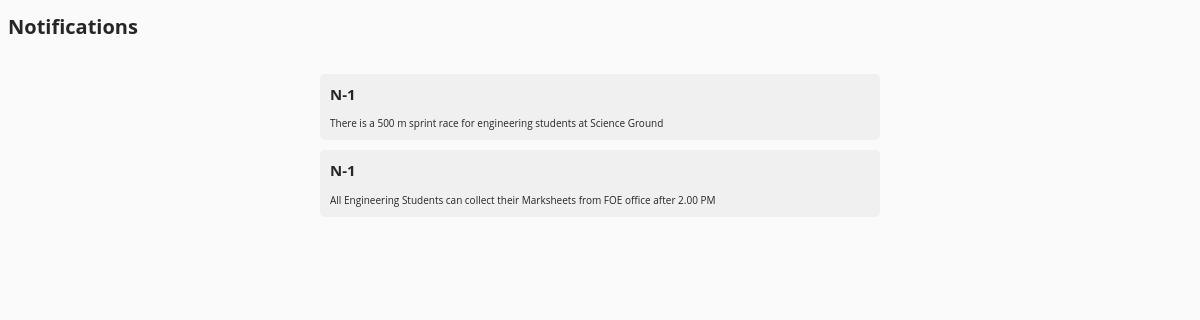
Page /notifications/notifs/ (signed in) on the committed database.
### notification/models.py (models this page shows)
class Notif(models.Model):
    text = models.CharField(max_length=100, blank=True)
    FACULTY_CHOICES = [
        ('Engineering', 'Faculty of Engineering'),
        ('Science', 'Faculty of Science'),
        ('Arts', 'Faculty of Arts'),
        ('Arch', 'Faculty of Architecture'),
        ('Comm', 'Faculty of Commerce'),
        ('Ayush', 'Faculty of Integrated Alternative Medicine (AYUSH)'),
        ('SocialS', 'Faculty of Social Science'),
        ('Edu', 'Faculty of Education'),
        ('TC', 'Technical College'),
    ]
    faculty_m = models.CharField(max_length=100, choices=FACULTY_CHOICES, null=True, blank=True)
    date_added = models.DateTimeField(auto_now_add=True)  # Add this line

### notification/views.py (the view)
# urls.py: path('notifs/', views.notif, name='notifs'),
def notif(request):
    faculty = request.user.profile.faculty
    notifs = Notif.objects.filter(faculty_m=faculty)
    return render(request, 'notifications/notif.html', {'notifs':notifs})

### templates/notifications/notif.html (shortened to what this page needs)
<!DOCTYPE html>
<html lang="en">
<head>
  <link rel="stylesheet" href="styles.css">
</head>
<body>
    <h1>Notifications</h1>
  <div class="notification-section">
    {% for n in notifs %}
    <div class="notification">
      <h2>N-1</h2>
      <p>{{ n.text }}</p>
    </div>
    {% endfor %}
  </div>
</body>
</html>

### static/assets3/css/styles.css (style rules this page uses)
:root { font-size: 10px; }
*, *::before, *::after { box-sizing: border-box; }
body { font-family: "Open Sans", Arial, sans-serif; min-height: 100vh; background-color: #fafafa; color: #262626; padding-bottom: 3rem; }

### templates/notifications/notif.html (style rules this page uses)
.notification-section { max-width: 600px; margin: 0 auto; padding: 20px; }
.notification { background-color: #f0f0f0; padding: 10px; margin-bottom: 10px; border-radius: 5px; }
.notification h2 { margin-top: 0; }
.notification p { margin-bottom: 0; }

### rows in the picture
Notif: text "There is a 500 m sprint race for engineering students at Science Ground"
Notif: text "All Engineering Students can collect their Marksheets from FOE office after 2.00 PM"
